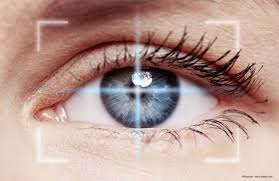
#> input picture 3.jpg, 279 x 181 px, given as the content of the folder /Desktop/100% code/Retinal Diseases Detection/training_set/3, which was not available
$ python model_CNN.py
#> lines starting #> are read from the running program, lines starting #| are printed output that depends on the picture
# -*- coding: utf-8 -*-
"""
Created on Thu Jan  7 19:11:21 2021

@author: srcdo
"""

# [5 lines of commented-out code are left out]

import numpy as np
import matplotlib.pyplot as plt
import matplotlib
import os
#import theano
from PIL import Image
from numpy import *
# SKLEARN
from sklearn.utils import shuffle
from sklearn.model_selection import train_test_split
#from Alexnet import AlexNet

# input image dimensions
img_rows, img_cols = 64, 64

# number of channels
img_channels = 3

#%%
#  data

path1 = 'C:/Users/piyus/OneDrive/Desktop/100% code/Retinal Diseases Detection/training_set/3'    #path of folder of images
path2 = 'C:/Users/piyus/OneDrive/Desktop/100% code/Retinal Diseases Detection/test_set/3'  #path of folder to save images

listing = os.listdir(path1)
num_samples=size(listing)
print(num_samples)

for file in listing:
    im = Image.open(path1 + '\\' + file)
#> im is the input picture: PIL image 279x181 RGB; mean R, G, B 184.8, 154.7, 146.2
    img = im.resize((img_rows,img_cols))
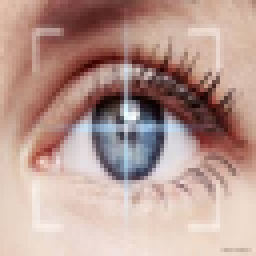
#> img: PIL image 64x64 RGB (shown 4 times larger); mean R, G, B 184.8, 154.7, 146.2
    gray = img.convert(mode='RGB')
                #need to do some more processing here
    gray.save(path2 +'\\' +  file, "JPEG")

imlist = os.listdir(path2)

im1 = array(Image.open('input_data_resized/5/' + imlist[0])) # open one image to get size
m,n = im1.shape[0:2] # get the size of the images
#> m = 181; n = 279
imnbr = len(imlist) # get the number of images

# # create matrix to store all flattened images
# immatrix = array([array(Image.open('input_data_resized/'+ im2)).flatten()
#               for im2 in imlist],'f')

# label=np.ones((num_samples,),dtype = int)
# label[0:245]=0
# label[245:288]=1


# size(label)

# data,Label = shuffle(immatrix,label, random_state=2)
# train_data = [data,Label]

# img=immatrix[439].reshape(img_rows,img_cols)
# # plt.imshow(img)
# # plt.imshow(img,cmap='gray')
# print (train_data[0].shape)
# print (train_data[1].shape)

# #%%

# #batch_size to train
# batch_size = 32
# # number of output classes
# nb_classes = 7
# # number of epochs to train
# nb_epoch = 100


# # number of convolutional filters to use
# nb_filters = 64
# # size of pooling area for max pooling
# nb_pool = 2
# # convolution kernel size
# nb_conv = 3

# #%%
# (X, y) = (train_data[0],train_data[1])


# # STEP 1: split X and y into training and testing sets

# X_train, X_test, y_train, y_test = train_test_split(X, y, test_size=0.2)


# X_train = X_train.reshape(X_train.shape[0], img_rows, img_cols , 1)
# X_test = X_test.reshape(X_test.shape[0], img_rows, img_cols , 1)

# X_train = X_train.astype('float32')
# X_test = X_test.astype('float32')

# X_train /= 255
# X_test /= 255

# print('X_train shape:', X_train.shape)
# print(X_train.shape[0], 'train samples')
# print(X_test.shape[0], 'test samples')

# # convert class vectors to binary class matrices
# Y_train = np_utils.to_categorical(y_train, nb_classes)
# Y_test = np_utils.to_categorical(y_test, nb_classes)

# i = 20
# #plt.imshow(X_train[i, 0], interpolation='nearest')
# print("label : ", Y_train[i,:])

# #%%

# model = Sequential()

# # #model.add(Convolution2D(nb_filters, nb_conv, nb_conv, padding='same',input_shape=(1, img_rows, img_cols)))
# # model.add(Convolution2D(64,3, 3, strides=(4, 4), padding='same',input_shape=(1, img_rows, img_cols), activation='relu'))
# # convout1 = Activation('relu')
# # model.add(convout1)
# # model.add(Convolution2D(nb_filters, nb_conv, nb_conv))
# # convout2 = Activation('relu')
# # model.add(convout2)
# # model.add(MaxPooling2D(pool_size=(nb_pool, nb_pool)))
# # model.add(Dropout(0.5))

# # model.add(Flatten())
# # model.add(Dense(128))
# # model.add(Activation('relu'))
# # model.add(Dropout(0.5))
# # model.add(Dense(nb_classes))
# # model.add(Activation('softmax'))
# # model.compile(loss='categorical_crossentropy', optimizer='adadelta')
# # model.add(Conv2D(
# #         96, 11, strides=(4, 4), input_shape=(IMAGE_SIZE, IMAGE_SIZE, CHANNELS), activation='relu'))
# # model.add(MaxPooling2D(pool_size=(3, 3), strides=2))
# # model.add(BatchNormalization())

# #     # Second Convolution Block
# # model.add(Conv2D(256, 5, strides=(1, 1),
# #                           activation='relu', padding='same'))
# # model.add(MaxPooling2D(pool_size=(3, 3), strides=2))
# # model.add(BatchNormalization())

# #     # Third Convolution Block
# # model.add(Conv2D(384, 3, strides=(1, 1),
# #                           activation='relu', padding='same'))
# # model.add(MaxPooling2D(pool_size=(3, 3), strides=2))

# #     # Fourth Convolution Block
# # model.add(Conv2D(384, 3, strides=(1, 1),
# #                           activation='relu', padding='same'))

# #     # Fifth Convolution Block
# # model.add(Conv2D(256, 3, strides=(1, 1),
# #                           activation='relu', padding='same'))
# # model.add(Dropout(0.5))

# #     # Fully connected layer
# # model.add(Flatten())

# #     # First hidden unit
# # model.add(Dense(512, activation='relu', kernel_initializer='uniform'))
# # model.add(Dropout(0.5))

# #     # Second hidden unit
# # model.add(Dense(512, activation='relu', kernel_initializer='uniform'))
# # model.add(Dropout(0.5))

# #     # Output layer
# # model.add(Dense(CLASSES, activation='softmax',
# #                          kernel_initializer='uniform'))

# # model.summary()
# LEARN_RATE = 1.0e-4
#  # Model Architecture and Compilation
# model = AlexNet(7, 200, 1)
# adam = Adam(lr=LEARN_RATE, beta_1=0.9, beta_2=0.999, epsilon=None, decay=0.0)
# model.compile(optimizer=adam, loss='categorical_crossentropy', metrics=['accuracy'])

# from keras.callbacks import ModelCheckpoint
# from keras import callbacks

# filename='model_train_new.csv'
# csv_log=callbacks.CSVLogger(filename, separator=',', append=False)

# early_stopping=callbacks.EarlyStopping(monitor='val_loss', min_delta=0, patience=0, verbose=0, mode='min')
# checkpoint = ModelCheckpoint('best_model.h5', monitor='val_loss', save_best_only=True, mode='auto')

# #steps_per_epoch = int(len(Y_train) / BATCH_SIZE)  # 300
# #    validation_steps = int(len(Y_test) / BATCH_SIZE)  # 90

# callbacks_list = [csv_log,early_stopping,checkpoint]
# #%%

# hist = model.fit(X_train, Y_train, batch_size=batch_size, epochs=100,
#               verbose=1, validation_data=(X_test, Y_test))


# model.save('best_model.h5')
# model.save('best_model_CSV.csv')
# # hist = model.fit(X_train, Y_train, batch_size=batch_size, epochs=nb_epoch,
# #               show_accuracy=True, verbose=1, validation_split=0.2)


# # visualizing losses and accuracy

# train_loss=hist.history['loss']
# val_loss=hist.history['val_loss']
# train_acc=hist.history['accuracy']
# val_acc=hist.history['val_accuracy']
# xc=range(nb_epoch)

# # plt.figure(1,figsize=(7,5))
# # plt.plot(xc,train_loss)
# # plt.plot(xc,val_loss)
# # plt.xlabel('num of Epochs')
# # plt.ylabel('loss')
# # plt.title('train_loss vs val_loss')
# # plt.grid(True)
# # plt.legend(['train','val'])
# # print(plt.style.available) # use bmh, classic,ggplot for big pictures
# # plt.style.use(['classic'])

# # plt.figure(2,figsize=(7,5))
# # plt.plot(xc,train_acc)
# # plt.plot(xc,val_acc)
# # plt.xlabel('num of Epochs')
# # plt.ylabel('accuracy')
# # plt.title('train_acc vs val_acc')
# # plt.grid(True)
# # plt.legend(['train','val'],loc=4)
# # #print plt.style.available # use bmh, classic,ggplot for big pictures
# # plt.style.use(['classic'])


# #%%

# score = model.evaluate(X_test, Y_test, verbose=0)
# print('Test score:', score[0])
# print('Test accuracy:', score[1])
# print(model.predict_classes(X_test[1:20]))
# print(Y_test[1:20])


# #%%

# # visualizing intermediate layers

# # output_layer = model.layers[1].get_output()
# # output_fn = theano.function([model.layers[0].get_input()], output_layer)

# # # the input image

# # input_image=X_train[0:1,:,:,:]
# # print(input_image.shape)

# # plt.imshow(input_image[0,0,:,:],cmap ='gray')
# # plt.imshow(input_image[0,0,:,:])


# # output_image = output_fn(input_image)
# # print(output_image.shape)

# # # Rearrange dimension so we can plot the result
# # output_image = np.rollaxis(np.rollaxis(output_image, 3, 1), 3, 1)
# # print(output_image.shape)


# # fig=plt.figure(figsize=(8,8))
# # for i in range(32):
# #     ax = fig.add_subplot(6, 6, i+1)
# #     #ax.imshow(output_image[0,:,:,i],interpolation='nearest' ) #to see the first filter
# #     ax.imshow(output_image[0,:,:,i],cmap=matplotlib.cm.gray)
# #     plt.xticks(np.array([]))
# #     plt.yticks(np.array([]))
# #     plt.tight_layout()
# # plt

# # Confusion Matrix

# from sklearn.metrics import classification_report,confusion_matrix

# Y_pred = model.predict(X_test)
# print(Y_pred)
# y_pred = np.argmax(Y_pred, axis=1)
# print(y_pred)

# #                        (or)

# # y_pred = model.predict_classes(X_test)
# # print(y_pred)

# p=model.predict(X_test) # to predict probability

# target_names = ['class 0(Normal)',
#                 'class 1(Abnormal_Agenesis_of_the_Corpus_Callosum)',
#                 'class 2(Abnormal_Agenesis_of_the_Septi_Pellucidi)',
#                 'class 3(Abnormal_Cerebellar_Hypoplasia)',
#                 'class 4(Abnormal_Dandy_Walker_VariantMalformation)',
#                 'class 5(Abnormal_Megacisterna_Magna)',
#                 'class 6(Abnormal_Venous_Malformation)']
# size(target_names)
# print(classification_report(np.argmax(Y_test,axis=1), y_pred,target_names=target_names))
# print(confusion_matrix(np.argmax(Y_test,axis=1), y_pred))

# # saving weights

# fname = "weights-Test-CNN.h5"
# model.save_weights(fname,overwrite=True)


# # Loading weights

# fname = "weights-Test-CNN.h5"
# model.load_weights(fname)

$ run again, on E1.jpg
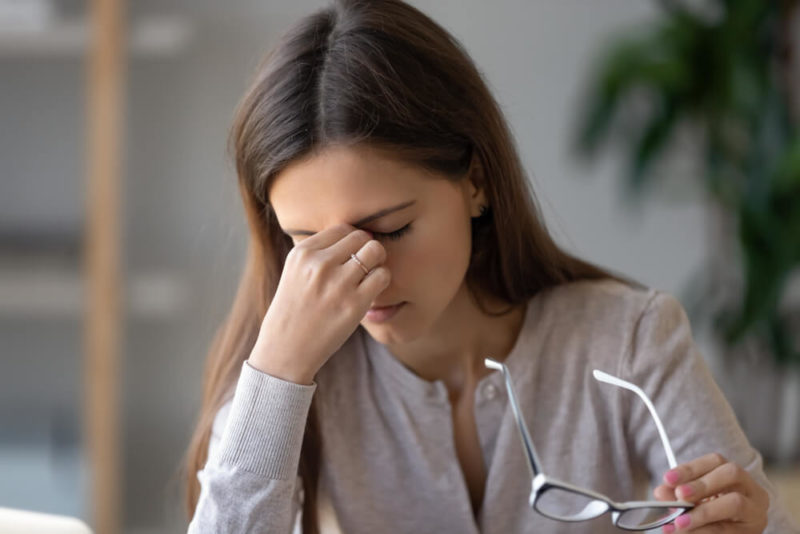
#> input picture E1.jpg, 800 x 534 px, given as the content of the folder /Desktop/100% code/Retinal Diseases Detection/training_set/3, which was not available
#> im is the input picture: PIL image 800x534 RGB; mean R, G, B 114.4, 105.6, 99.4
#> `img = im.resize((img_rows,img_cols))`:
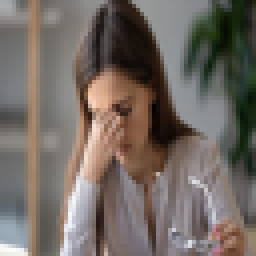
#> img: PIL image 64x64 RGB (shown 4 times larger); mean R, G, B 114.4, 105.6, 99.4
